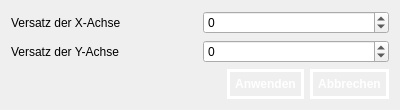
<?xml version="1.0" encoding="UTF-8"?>
<ui version="4.0">
 <class>DialogSettings</class>
 <widget class="QDialog" name="DialogSettings">
  <property name="geometry">
   <rect>
    <x>0</x>
    <y>0</y>
    <width>400</width>
    <height>110</height>
   </rect>
  </property>
  <property name="windowTitle">
   <string>Einstellungen</string>
  </property>
  <layout class="QVBoxLayout" name="verticalLayout">
   <item>
    <layout class="QHBoxLayout" name="horizontalLayout">
     <item>
      <widget class="QLabel" name="label">
       <property name="text">
        <string>Versatz der X-Achse</string>
       </property>
      </widget>
     </item>
     <item>
      <widget class="QSpinBox" name="spinX">
       <property name="minimum">
        <number>-64000</number>
       </property>
       <property name="maximum">
        <number>64000</number>
       </property>
      </widget>
     </item>
    </layout>
   </item>
   <item>
    <layout class="QHBoxLayout" name="horizontalLayout_2">
     <item>
      <widget class="QLabel" name="label_2">
       <property name="text">
        <string>Versatz der Y-Achse</string>
       </property>
      </widget>
     </item>
     <item>
      <widget class="QSpinBox" name="spinY">
       <property name="minimum">
        <number>-64000</number>
       </property>
       <property name="maximum">
        <number>64000</number>
       </property>
      </widget>
     </item>
    </layout>
   </item>
   <item>
    <layout class="QHBoxLayout" name="horizontalLayout_3">
     <item>
      <spacer name="horizontalSpacer">
       <property name="orientation">
        <enum>Qt::Horizontal</enum>
       </property>
       <property name="sizeHint" stdset="0">
        <size>
         <width>40</width>
         <height>20</height>
        </size>
       </property>
      </spacer>
     </item>
     <item>
      <widget class="QPushButton" name="btnApply">
       <property name="styleSheet">
        <string notr="true">QPushButton#btnApply {
background-color: transparent;
color: white;
font-weight: bold;
border-style: solid;
border-width:3px;
border-color: white;
padding: 5px;
}
QPushButton#btnApply:hover {
background-color: #00deff;
border-color: #00deff;
color: rgb(53,53,53);
}</string>
       </property>
       <property name="text">
        <string>Anwenden</string>
       </property>
      </widget>
     </item>
     <item>
      <widget class="QPushButton" name="btnCancel">
       <property name="styleSheet">
        <string notr="true">QPushButton#btnCancel {
background-color: transparent;
color: white;
font-weight: bold;
border-style: solid;
border-width:3px;
border-color: white;
padding: 5px;
}
QPushButton#btnCancel:hover {
background-color: #00deff;
border-color: #00deff;
color: rgb(53,53,53);
}</string>
       </property>
       <property name="text">
        <string>Abbrechen</string>
       </property>
      </widget>
     </item>
    </layout>
   </item>
  </layout>
 </widget>
 <resources/>
 <connections/>
</ui>
